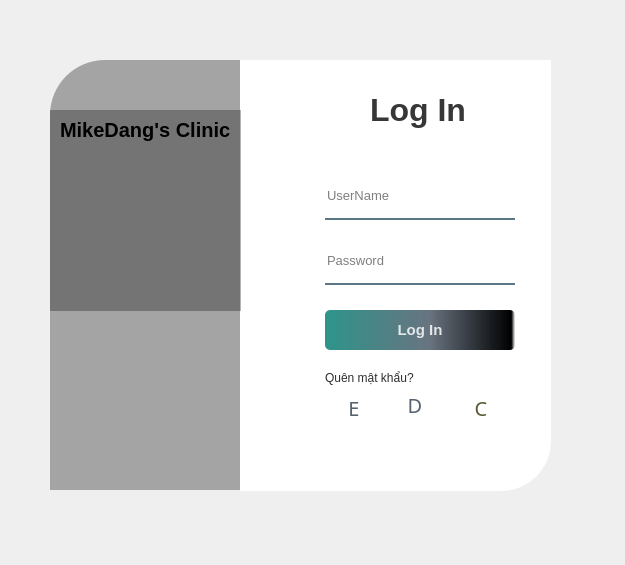
<?xml version="1.0" encoding="UTF-8"?>
<ui version="4.0">
 <class>Form</class>
 <widget class="QWidget" name="Form">
  <property name="geometry">
   <rect>
    <x>0</x>
    <y>0</y>
    <width>625</width>
    <height>565</height>
   </rect>
  </property>
  <property name="windowTitle">
   <string>Form</string>
  </property>
  <widget class="QWidget" name="widget" native="true">
   <property name="geometry">
    <rect>
     <x>30</x>
     <y>30</y>
     <width>550</width>
     <height>500</height>
    </rect>
   </property>
   <property name="styleSheet">
    <string notr="true">QPushButton#pushButton{
	
background-color: qlineargradient(spread:pad, x1:0, y1:0, x2:1, y2:0, stop:0 rgba(11, 131, 120, 219), stop:0.55 rgba(85, 98,112, 226), stop:0.98 rgba(0, 0, 0, 255), stop:1 rgba(0, 0, 0, 0));
color:rgba(255,255,255,210);
border-radius: 5px;
}
QPushButton#pushButton:hover{
background-color: qlineargradient(spread:pad, x1:0, y1:0, x2:1, y2:0, stop:0 rgba(150, 123, 120, 219), stop:0.55 rgba(85, 81,84, 226), stop:0.98 rgba(0, 0, 0, 255), stop:1 rgba(0, 0, 0, 0));
}
QPushButton#pushButton:pressed{
	padding-left: 5px;
	padding-top:5px;
	background-color: rgba(150,123,111,255);
}
QPushButton#pushButton_2,#pushButton_3,#pushButton_4{
background-color:rgba(0,0,0,0);
color: rgba(85,98,112,255);
border:None
}
QPushButton#pushButton_2,#pushButton_3,#pushButton_4:hover{
color:rgba(131,96,53,255);
}
QPushButton#pushButton_2,#pushButton_3,#pushButton_4:pressed{
	padding-left: 5px;
	padding-top:5px;
	color:rgba(91,88,53,255);
}</string>
   </property>
   <widget class="QLabel" name="label">
    <property name="geometry">
     <rect>
      <x>20</x>
      <y>30</y>
      <width>251</width>
      <height>430</height>
     </rect>
    </property>
    <property name="styleSheet">
     <string notr="true">background-color: rgba(0,0,0,80);
border-top-left-radius: 55px;</string>
    </property>
    <property name="text">
     <string/>
    </property>
   </widget>
   <widget class="QLabel" name="label_2">
    <property name="geometry">
     <rect>
      <x>210</x>
      <y>30</y>
      <width>311</width>
      <height>431</height>
     </rect>
    </property>
    <property name="font">
     <font>
      <pointsize>11</pointsize>
      <bold>true</bold>
     </font>
    </property>
    <property name="styleSheet">
     <string notr="true">background-color: rgba(255,255,255, 255);
border-bottom-right-radius: 50px;</string>
    </property>
    <property name="text">
     <string/>
    </property>
   </widget>
   <widget class="QLabel" name="label_3">
    <property name="geometry">
     <rect>
      <x>340</x>
      <y>60</y>
      <width>100</width>
      <height>40</height>
     </rect>
    </property>
    <property name="font">
     <font>
      <pointsize>24</pointsize>
      <bold>true</bold>
     </font>
    </property>
    <property name="styleSheet">
     <string notr="true">color: rgba(0,0,0,200)</string>
    </property>
    <property name="text">
     <string>Log In</string>
    </property>
   </widget>
   <widget class="QLineEdit" name="lineEdit">
    <property name="geometry">
     <rect>
      <x>295</x>
      <y>150</y>
      <width>190</width>
      <height>40</height>
     </rect>
    </property>
    <property name="font">
     <font>
      <pointsize>10</pointsize>
     </font>
    </property>
    <property name="styleSheet">
     <string notr="true">background-color: rgba(0,0,0,0);
border: none;
border-bottom:2px solid rgba(46,82,101,200);
color: rgab(0,0,0,240);
padding-bottom: 7px;</string>
    </property>
    <property name="placeholderText">
     <string>UserName</string>
    </property>
   </widget>
   <widget class="QLineEdit" name="lineEdit_2">
    <property name="geometry">
     <rect>
      <x>295</x>
      <y>215</y>
      <width>190</width>
      <height>40</height>
     </rect>
    </property>
    <property name="font">
     <font>
      <pointsize>10</pointsize>
     </font>
    </property>
    <property name="styleSheet">
     <string notr="true">background-color: rgba(0,0,0,0);
border: none;
border-bottom:2px solid rgba(46,82,101,200);
color: rgab(0,0,0,240);
padding-bottom: 7px;</string>
    </property>
    <property name="echoMode">
     <enum>QLineEdit::EchoMode::Password</enum>
    </property>
    <property name="placeholderText">
     <string>Password</string>
    </property>
   </widget>
   <widget class="QPushButton" name="pushButton">
    <property name="geometry">
     <rect>
      <x>295</x>
      <y>280</y>
      <width>190</width>
      <height>40</height>
     </rect>
    </property>
    <property name="font">
     <font>
      <pointsize>11</pointsize>
      <bold>true</bold>
     </font>
    </property>
    <property name="styleSheet">
     <string notr="true">QPushButton#pushButton{
	
background-color: qlineargradient(spread:pad, x1:0, y1:0, x2:1, y2:0, stop:0 rgba(11, 131, 120, 219), stop:0.55 rgba(85, 98,112, 226), stop:0.98 rgba(0, 0, 0, 255), stop:1 rgba(0, 0, 0, 0));
color:rgba(255,255,255,210);
border-radius: 5px;
}
QPushButton#pushButton:hover{
background-color: qlineargradient(spread:pad, x1:0, y1:0, x2:1, y2:0, stop:0 rgba(150, 123, 120, 219), stop:0.55 rgba(85, 81,84, 226), stop:0.98 rgba(0, 0, 0, 255), stop:1 rgba(0, 0, 0, 0));
}
QPushButton#pushButton:pressed{
	padding-left: 5px;
	padding-top:5px;
	background-color: rgba(150,123,111,255);
}</string>
    </property>
    <property name="text">
     <string>Log In</string>
    </property>
   </widget>
   <widget class="QLabel" name="label_4">
    <property name="geometry">
     <rect>
      <x>295</x>
      <y>340</y>
      <width>190</width>
      <height>16</height>
     </rect>
    </property>
    <property name="styleSheet">
     <string notr="true">color:rgba(0,0,0,210)</string>
    </property>
    <property name="text">
     <string>Quên mật khẩu?</string>
    </property>
   </widget>
   <widget class="QWidget" name="horizontalLayoutWidget">
    <property name="geometry">
     <rect>
      <x>290</x>
      <y>360</y>
      <width>190</width>
      <height>31</height>
     </rect>
    </property>
    <layout class="QHBoxLayout" name="horizontalLayout">
     <property name="spacing">
      <number>0</number>
     </property>
     <item>
      <widget class="QPushButton" name="pushButton_2">
       <property name="font">
        <font>
         <family>Social Media Circled</family>
         <pointsize>15</pointsize>
        </font>
       </property>
       <property name="styleSheet">
        <string notr="true">QPushButton#pushButton_2{
background-color:rgba(0,0,0,0);
color: rgba(85,98,112,255);
}
QPushButton#pushButton_2:hover{
color:rgba(131,96,53,255);
}
QPushButton#pushButton_2:pressed{
	padding-left: 5px;
	padding-top:5px;
	color:rgba(91,88,53,255);
}</string>
       </property>
       <property name="text">
        <string>E</string>
       </property>
      </widget>
     </item>
     <item>
      <widget class="QPushButton" name="pushButton_4">
       <property name="font">
        <font>
         <family>Social Media Circled</family>
         <pointsize>15</pointsize>
        </font>
       </property>
       <property name="styleSheet">
        <string notr="true">QPushButton#pushButton_2{
background-color:rgba(0,0,0,0);
color: rgba(85,98,112,255);
}
QPushButton#pushButton_2:hover{
color:rgba(131,96,53,255);
}
QPushButton#pushButton_2:pressed{
	padding-left: 5px;
	padding-top:5px;
	color:rgba(91,88,53,255);
}</string>
       </property>
       <property name="text">
        <string>D</string>
       </property>
      </widget>
     </item>
     <item>
      <widget class="QPushButton" name="pushButton_3">
       <property name="font">
        <font>
         <family>Social Media Circled</family>
         <pointsize>15</pointsize>
        </font>
       </property>
       <property name="styleSheet">
        <string notr="true">QPushButton#pushButton_2{
background-color:rgba(0,0,0,0);
color: rgba(85,98,112,255);
}
QPushButton#pushButton_2:hover{
color:rgba(131,96,53,255);
}
QPushButton#pushButton_2:pressed{
	padding-left: 5px;
	padding-top:5px;
	color:rgba(91,88,53,255);
}</string>
       </property>
       <property name="text">
        <string>C</string>
       </property>
      </widget>
     </item>
    </layout>
   </widget>
   <widget class="QLabel" name="label_5">
    <property name="geometry">
     <rect>
      <x>20</x>
      <y>80</y>
      <width>191</width>
      <height>201</height>
     </rect>
    </property>
    <property name="font">
     <font>
      <pointsize>9</pointsize>
     </font>
    </property>
    <property name="styleSheet">
     <string notr="true">background-color:rgba(0,0,0,75);
</string>
    </property>
    <property name="text">
     <string/>
    </property>
   </widget>
   <widget class="QLabel" name="label_6">
    <property name="geometry">
     <rect>
      <x>30</x>
      <y>80</y>
      <width>171</width>
      <height>40</height>
     </rect>
    </property>
    <property name="font">
     <font>
      <pointsize>15</pointsize>
      <bold>true</bold>
     </font>
    </property>
    <property name="styleSheet">
     <string notr="true">color:rgba(255,255,255,210
)</string>
    </property>
    <property name="text">
     <string>MikeDang's Clinic </string>
    </property>
   </widget>
  </widget>
 </widget>
 <resources>
  <include location="../../../../../Pictures/QLNS/res.qrc"/>
 </resources>
 <connections/>
</ui>
